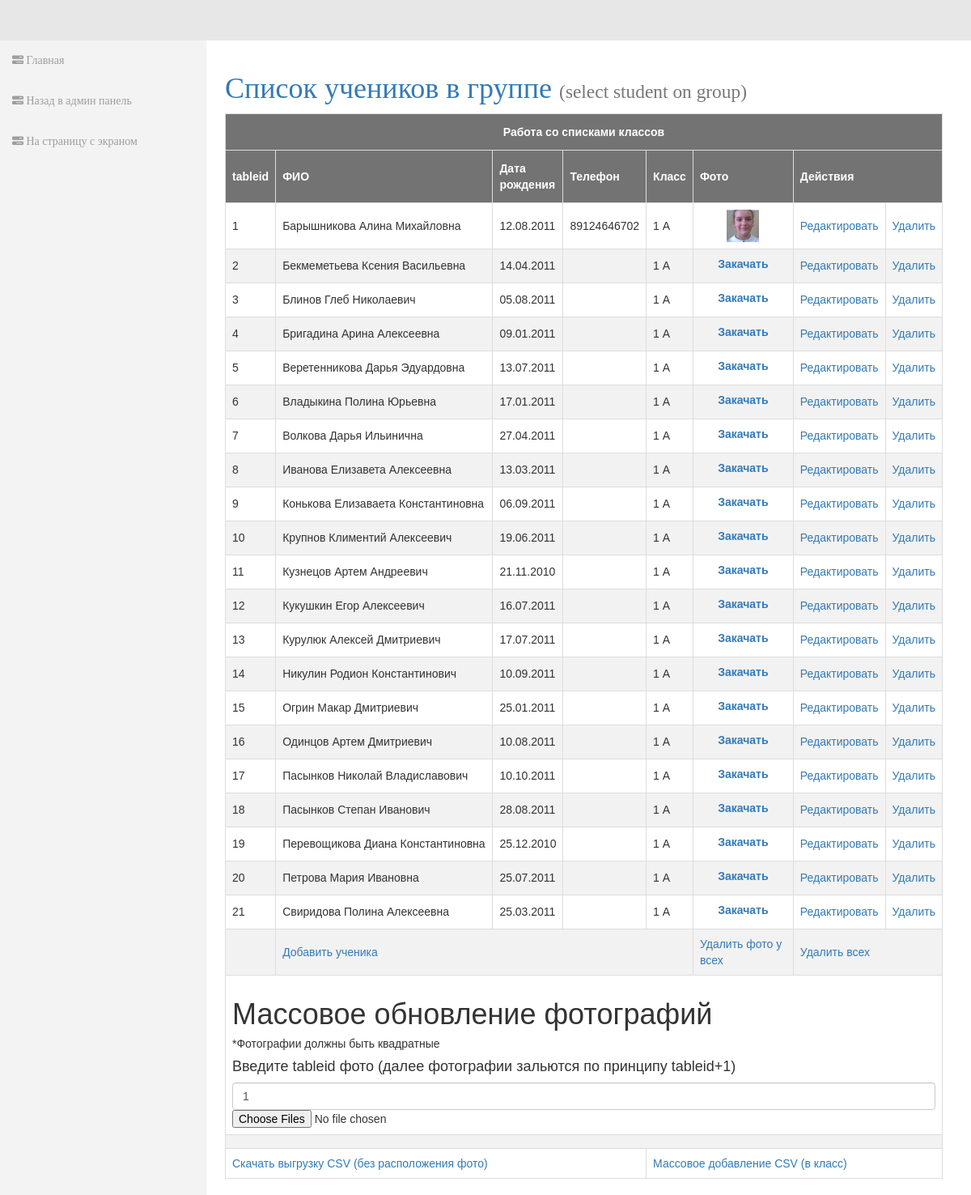
Screenshot of /admin/birthdate/grouplists/lists.php?studentid=11 with the database file from the repository.
### tables this page shows
CREATE TABLE IF NOT EXISTS `student` (
  `id` int(11) NOT NULL,
  `fname` varchar(50) NOT NULL,
  `lname` varchar(50) NOT NULL,
  `mname` varchar(50) NOT NULL,
  `birthdate` varchar(50) NOT NULL,
  `tel` varchar(50) NOT NULL,
  `photochash` varchar(255) DEFAULT NULL,
  `tableid` int(11) DEFAULT NULL,
  `studentid` int(11) DEFAULT NULL,
  `orgid` int(11) DEFAULT NULL
);

CREATE TABLE IF NOT EXISTS `studentgroup` (
  `id` int(11) NOT NULL,
  `stage` int(11) NOT NULL,
  `title` varchar(50) NOT NULL,
  `orgid` int(11) NOT NULL,
  `studentid` int(11) NOT NULL
);

### admin/birthdate/src/Models/Edittitle/Edittitle.php (called while the page is built, shortened)
<?php
class Edittitle
{
    public $table = 'studenttitle_headline';
    function headertitle()
    {
        include($_SERVER['DOCUMENT_ROOT'] . "/config.php");
        $result3 = mysqli_query($mysqli, "SELECT * FROM $this->table");
        while ($row = mysqli_fetch_assoc($result3)) {
            $columns["$row[name]"] = $row['title'];
            $columns2["$row[smalltext]"] = $row['titlesmall'];
            $id["$row[name]"] = $row['id'];
            extract($columns2);
            extract($columns);
            extract($id);
            $this->columns = $columns;
            $this->columns2 = $columns2;
            $this->id = $id;
        }
    }
}

### admin/birthdate/grouplists/lists.php (the view, shortened to what this page needs)
<!DOCTYPE html>
<html lang="ru">
<head>
    <link rel="stylesheet" type="text/css" href="/admin/bootstrap/css/bootstrap.min.css" />
    <link rel="stylesheet" type="text/css" href="/admin/font-awesome/css/font-awesome.min.css" />
    <link rel="stylesheet" type="text/css" href="/admin/css/local.css" />
    <link rel="stylesheet" type="text/css" href="/admin/css/styles.css" />
    <link rel="stylesheet" href="http://demo.itsolutionstuff.com/plugin/croppie.css">
    <link rel="stylesheet" href="css/groupstyle.css">
    <link rel="stylesheet" href="http://ajax.aspnetcdn.com/ajax/jquery.ui/1.10.3/themes/sunny/jquery-ui.css">
</head>
<body>
    <?php
    require_once '../src/Models/Edittitle/Edittitle.php';
    ?>
    <div id="wrapper">
        <nav class="navbar navbar-inverse navbar-fixed-top" role="navigation">
            <ul class="nav navbar-nav side-nav">
                <li>
                    <a href="/admin/birthdate/index.php">
                        <i class="fa fa-tasks"></i> Главная
                    </a>
                </li>
                <li>
                    <a href="/admin/index.php">
                        <i class="fa fa-tasks"></i> Назад в админ панель
                    </a>
                </li>
                <li>
                    <a href="/index.php">
                        <i class="fa fa-tasks"></i> На страницу с экраном
                    </a>
                </li>
            </ul>
        </nav>
        <div class="col-lg-12">
            <div id="page-wrapper">
                <div>
                    <?php
                    $birthdate1 = new Birthdate\Edittitle();
                    $birthdate1->headertitle();
                    $id = $birthdate1->id[grouplists];
                    $title = $birthdate1->columns[grouplists];
                    $smalltext = $birthdate1->columns2[smallgrouplists];
                    ?>
                    <a href="/admin/brithdate/edittitle.php?lessontitle=<?php echo $id ?>">
                        <h1>
                            <?php echo $title; ?>
                            <small><?php echo $smalltext; ?></small>
                        </h1>
                    </a>
                </div>
                <table id="customers" cellspacing="0" border="1" width="500">
                    <thead>
                        <tr>
                            <th colspan="8" style="text-align: center;">Работа со списками классов</th>
                        </tr>
                        <tr>
                            <th scope="col" width="5%">tableid</th>
                            <th scope="col" width="50%">ФИО</th>
                            <th scope="col" width="5%">Дата рождения</th>
                            <th scope="col" width="5%">Телефон</th>
                            <th scope="col" width="5%">Класс</th>
                            <th scope="col" width="20%">Фото</th>
                            <th scope="col" colspan="2">Действия</th>
                        </tr>
                    </thead>
                    <tbody>
                        <?php
                        $d = $_GET['studentid'];
                        include($_SERVER['DOCUMENT_ROOT'] . "/config.php");
                        mysqli_query($mysqli, "update student, studentgroup set tableid=@num:=@num+1 where 0 in(select @num:=0) and student.studentid = '$d' and student.studentid = studentgroup.studentid");
                        $result = mysqli_query($mysqli, "SELECT * FROM `student`, `studentgroup` WHERE student.studentid = $d and student.studentid = studentgroup.studentid");
                        while ($row = mysqli_fetch_array($result)) {
                            echo '<tr>';
                            echo "<td>$row[tableid]</td>";
                            echo "<td>$row[fname] $row[lname] $row[mname]</td>";
                            echo "<td>$row[birthdate]</td>";
                            echo "<td>$row[tel]</td>";
                            echo "<td>$row[stage] $row[title]</td>";
                            echo '<td>';
                            if ($row['photochash'] != '0' && $row['photochash'] != null) {
                                echo '<div class="logo" style = "text-align:center">
                                    <img height="40" width="40" src="' . $row[photochash] . '">
                                    </div> ';
                            } else {
                                echo '
                                    <form action="oneupload.php" method="post" enctype="multipart/form-data">
                                    <div class="form-check" style="text-align:center;">
                                        <label id="' . $row[0] . '">
                                        <input type="file" id="upload' . $row[tableid] . '"><a>Закачать</a>
                                        </label>
                                    </div>
                                    </form>';
                            }
                            echo '</td>';
                            echo "<td><a href='editst.php?studentid=$row[studentid]&id=$row[0]'>Редактировать</a></td>";
                            echo "<td><a href='deletestud.php?id=$row[0]'>Удалить</a></td>";
                            echo '</tr>';
                        }
                        ?>
                        <tr>
                            <td colspan="1"></td>
                            <td colspan="4">
                                <a href="insertst.php?studentid=<?php echo $d; ?>" class="oopadd">
                                    Добавить ученика
                                </a>
                            </td>
                            <td colspan="1">
                                <a href="fulldeleteimg.php?studentid=<?php echo $d; ?>" class="oopadd">
                                    Удалить фото у всех
                                </a>
                            </td>
                            <td colspan="2">
                                <a href="fulldeletestud.php?studentid=<?php echo $d; ?>" class="oopadd">
                                    Удалить всех
                                </a>
                            </td>
                        </tr>
                        <tr>
                            <td colspan="8">
                                <form id="imageform" method="post" enctype="multipart/form-data" action='ajaxImageUpload.php' style="clear:both">
                                    <h1>Массовое обновление фотографий</h1>
                                    <div id='imageloadbutton'>
                                        <h5>*Фотографии должны быть квадратные</h5>
                                        <h4>Введите tableid фото (далее фотографии зальются по принципу tableid+1)</h4>
                                        <input type="text" value="1" name="id" class="form-control">
                                        <input type="file" name="photos[]" id="photoimg" multiple="true" />
                                    </div>
                                </form>
                            </td>
                        </tr>
                        <tr>
                            <td colspan="8">
                            </td>
                        </tr>
                        <tr>
                            <td colspan="4"><a href="export.php?studentid=<?php echo $d; ?>" class="oopadd">Скачать выгрузку CSV (без
                                    расположения фото)</a></td>
                            <td colspan="4"><a href="loadcsv.php?studentid=<?php echo $d; ?>" class="oopadd">Массовое добавление CSV (в
                                    класс)</a></td>
                        </tr>
                    </tbody>
                </table>
            </div>
        </div>
    </div>
</body>
</html>

### admin/css/local.css (style rules this page uses)
#wrapper { padding-left: 0; }
#page-wrapper { width: 100%; }
body { font-family: 'Trebuchet MS'; font-size: 14px; line-height: 1.42857143; color: #333; background-color: #fff; }
.navbar-inverse { background-color: #e7e7e7; border-color: #e7e7e7; }
@media (min-width:768px) { #wrapper { padding-left: 243px; } }
@media (min-width:768px) { #page-wrapper { padding: 20px 20px; } }
@media (min-width:768px) { .side-nav { margin-left: -225px; left: 225px; width: 255px; position: fixed; top: 50px; height: 100%; border-radius: 0; border: none; background-color: #F3F3F3; overflow-y: auto; } }
@media (min-width:768px) { .side-nav>li>a { width: 225px; } }

### admin/css/styles.css (style rules this page uses)
#customers { font-family: "Trebuchet MS", Arial, Helvetica, sans-serif; border-collapse: collapse; width: 100%; }
#customers td, #customers th { border: 1px solid #ddd; padding: 8px; }
#customers tr:nth-child(even) { background-color: #f2f2f2; }
#customers th { padding-top: 12px; padding-bottom: 12px; text-align: left; background-color: #737373; color: white; }

### rows the page displays
student: tableid "1", fname "Барышникова", lname "Алина", mname "Михайловна", birthdate "12.08.2011", tel "89124646702", studentgroup.stage "1", studentgroup.title "А", photochash (picture)
student: tableid "2", fname "Бекмеметьева", lname "Ксения", mname "Васильевна", birthdate "14.04.2011", studentgroup.stage "1", studentgroup.title "А"
student: tableid "3", fname "Блинов", lname "Глеб", mname "Николаевич", birthdate "05.08.2011", studentgroup.stage "1", studentgroup.title "А"
student: tableid "4", fname "Бригадина", lname "Арина", mname "Алексеевна", birthdate "09.01.2011", studentgroup.stage "1", studentgroup.title "А"
student: tableid "5", fname "Веретенникова", lname "Дарья", mname "Эдуардовна", birthdate "13.07.2011", studentgroup.stage "1", studentgroup.title "А"
student: tableid "6", fname "Владыкина", lname "Полина", mname "Юрьевна", birthdate "17.01.2011", studentgroup.stage "1", studentgroup.title "А"
student: tableid "7", fname "Волкова", lname "Дарья", mname "Ильинична", birthdate "27.04.2011", studentgroup.stage "1", studentgroup.title "А"
student: tableid "8", fname "Иванова", lname "Елизавета", mname "Алексеевна", birthdate "13.03.2011", studentgroup.stage "1", studentgroup.title "А"
student: tableid "9", fname "Конькова", lname "Елизаваета", mname "Константиновна", birthdate "06.09.2011", studentgroup.stage "1", studentgroup.title "А"
student: tableid "10", fname "Крупнов", lname "Климентий", mname "Алексеевич", birthdate "19.06.2011", studentgroup.stage "1", studentgroup.title "А"
student: tableid "11", fname "Кузнецов", lname "Артем", mname "Андреевич", birthdate "21.11.2010", studentgroup.stage "1", studentgroup.title "А"
student: tableid "12", fname "Кукушкин", lname "Егор", mname "Алексеевич", birthdate "16.07.2011", studentgroup.stage "1", studentgroup.title "А"
student: tableid "13", fname "Курулюк", lname "Алексей", mname "Дмитриевич", birthdate "17.07.2011", studentgroup.stage "1", studentgroup.title "А"
student: tableid "14", fname "Никулин", lname "Родион", mname "Константинович", birthdate "10.09.2011", studentgroup.stage "1", studentgroup.title "А"
student: tableid "15", fname "Огрин", lname "Макар", mname "Дмитриевич", birthdate "25.01.2011", studentgroup.stage "1", studentgroup.title "А"
student: tableid "16", fname "Одинцов", lname "Артем", mname "Дмитриевич", birthdate "10.08.2011", studentgroup.stage "1", studentgroup.title "А"
student: tableid "17", fname "Пасынков", lname "Николай", mname "Владиславович", birthdate "10.10.2011", studentgroup.stage "1", studentgroup.title "А"
student: tableid "18", fname "Пасынков", lname "Степан", mname "Иванович", birthdate "28.08.2011", studentgroup.stage "1", studentgroup.title "А"
student: tableid "19", fname "Перевощикова", lname "Диана", mname "Константиновна", birthdate "25.12.2010", studentgroup.stage "1", studentgroup.title "А"
student: tableid "20", fname "Петрова", lname "Мария", mname "Ивановна", birthdate "25.07.2011", studentgroup.stage "1", studentgroup.title "А"
student: tableid "21", fname "Свиридова", lname "Полина", mname "Алексеевна", birthdate "25.03.2011", studentgroup.stage "1", studentgroup.title "А"

### other values shown
$title "Список учеников в группе"
$smalltext "(select student on group)"
